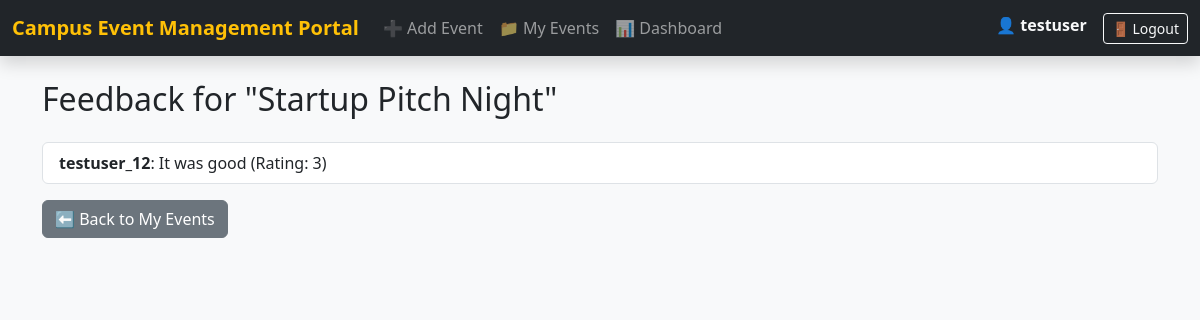
/event/3/view_feedback (signed in), run on the app's committed database.
### models.py (models this page shows, shortened)
class User(db.Model, UserMixin):
    __tablename__ = 'user'
    id = db.Column(db.Integer, primary_key=True)
    username = db.Column(db.String(80), unique=True, nullable=False)
    email = db.Column(db.String(120), unique=True, nullable=False)
    password_hash = db.Column(db.String(128), nullable=False)
    role = db.Column(db.String(10), default='user')  # 'admin' or 'user'
    events = db.relationship('Event', backref='organizer', lazy=True)
    registrations = db.relationship('EventRegistration', backref='user', lazy=True)
    feedbacks = db.relationship('Feedback', backref='user', lazy=True)

class Event(db.Model):
    __tablename__ = 'events'
    id = db.Column(db.Integer, primary_key=True)
    title = db.Column(db.String(200), nullable=False)
    description = db.Column(db.Text, nullable=False)
    location = db.Column(db.String(200), nullable=False)
    event_date = db.Column(db.Date, nullable=False)
    event_time = db.Column(db.Time, nullable=False)
    created_at = db.Column(db.DateTime, default=datetime.utcnow)
    updated_at = db.Column(db.DateTime, default=datetime.utcnow, onupdate=datetime.utcnow)
    organizer_id = db.Column(db.Integer, db.ForeignKey('user.id'), nullable=False)
    category_id = db.Column(db.Integer, db.ForeignKey('categories.id'))
    registrations = db.relationship('EventRegistration', backref='event', lazy=True)
    feedbacks = db.relationship('Feedback', backref='event', lazy=True)

class Feedback(db.Model):
    __tablename__ = 'feedback'
    id = db.Column(db.Integer, primary_key=True)
    event_id = db.Column(db.Integer, db.ForeignKey('events.id'), nullable=False)
    user_id = db.Column(db.Integer, db.ForeignKey('user.id'), nullable=False)
    comment = db.Column(db.Text, nullable=False)
    rating = db.Column(db.Integer, nullable=True)
    submitted_at = db.Column(db.DateTime, default=datetime.utcnow)

### app.py (the view)
@app.route('/event/<int:event_id>/view_feedback')
@login_required
def view_feedback(event_id):
    event = Event.query.get_or_404(event_id)
    if event.organizer_id != current_user.id:
        flash("Access denied.", "danger")
        return redirect(url_for('home'))
    feedbacks = Feedback.query.filter_by(event_id=event_id).all()
    return render_template('view_feedback.html', feedbacks=feedbacks, event=event)

### app.py (called while the page is built)
@login_manager.user_loader
def load_user(user_id):
    return User.query.get(int(user_id))

@app.context_processor
def inject_app_name():
    return dict(app_name=CEMP_FULL_NAME)

### templates/view_feedback.html (shortened to what this page needs)
{% extends "base.html" %}
{% block content %}
<h2 class="mb-4">Feedback for "{{ event.title }}"</h2>
<ul class="list-group">
  {% for fb in feedbacks %}
    <li class="list-group-item">
      <strong>{{ fb.user.username }}</strong>: {{ fb.comment }} (Rating: {{ fb.rating }})
    </li>
  {% else %}
    <li class="list-group-item">No feedback received yet.</li>
  {% endfor %}
</ul>
<a href="{{ url_for('my_events') }}" class="btn btn-secondary mt-3">⬅ Back to My Events</a>
{% endblock %}

### templates/base.html (shortened to what this page needs)
<!DOCTYPE html>
<html lang="en">
<head>
  <link href="https://cdn.jsdelivr.net/npm/bootstrap@5.3.0/dist/css/bootstrap.min.css" rel="stylesheet">
</head>
<body class="bg-light">
  <nav class="navbar navbar-expand-lg navbar-dark bg-dark mb-4 shadow">
    <div class="container-fluid">
      <a class="navbar-brand fw-bold text-warning" href="{{ url_for('home') }}">Campus Event Management Portal</a>
      <div class="collapse navbar-collapse" id="navbarNav">
        <ul class="navbar-nav me-auto">
          <li class="nav-item"><a class="nav-link" href="{{ url_for('add_event') }}">➕ Add Event</a></li>
          <li class="nav-item"><a class="nav-link" href="{{ url_for('my_events') }}">📁 My Events</a></li>
          <li class="nav-item"><a class="nav-link" href="{{ url_for('dashboard') }}">📊 Dashboard</a></li>
        </ul>
        <ul class="navbar-nav">
          <li class="nav-item"><span class="navbar-text text-light me-3">👤 <strong>{{ current_user.username }}</strong></span></li>
          <li class="nav-item"><a class="btn btn-outline-light btn-sm" href="{{ url_for('logout') }}">🚪 Logout</a></li>
        </ul>
      </div>
    </div>
  </nav>
  <main class="container">
    {% block content %}{% endblock %}
  </main>
</body>
</html>

### data on the page
User: username "testuser"
Event: title "Startup Pitch Night"
Feedback: user.username "testuser_12", comment "It was good", rating "3"
